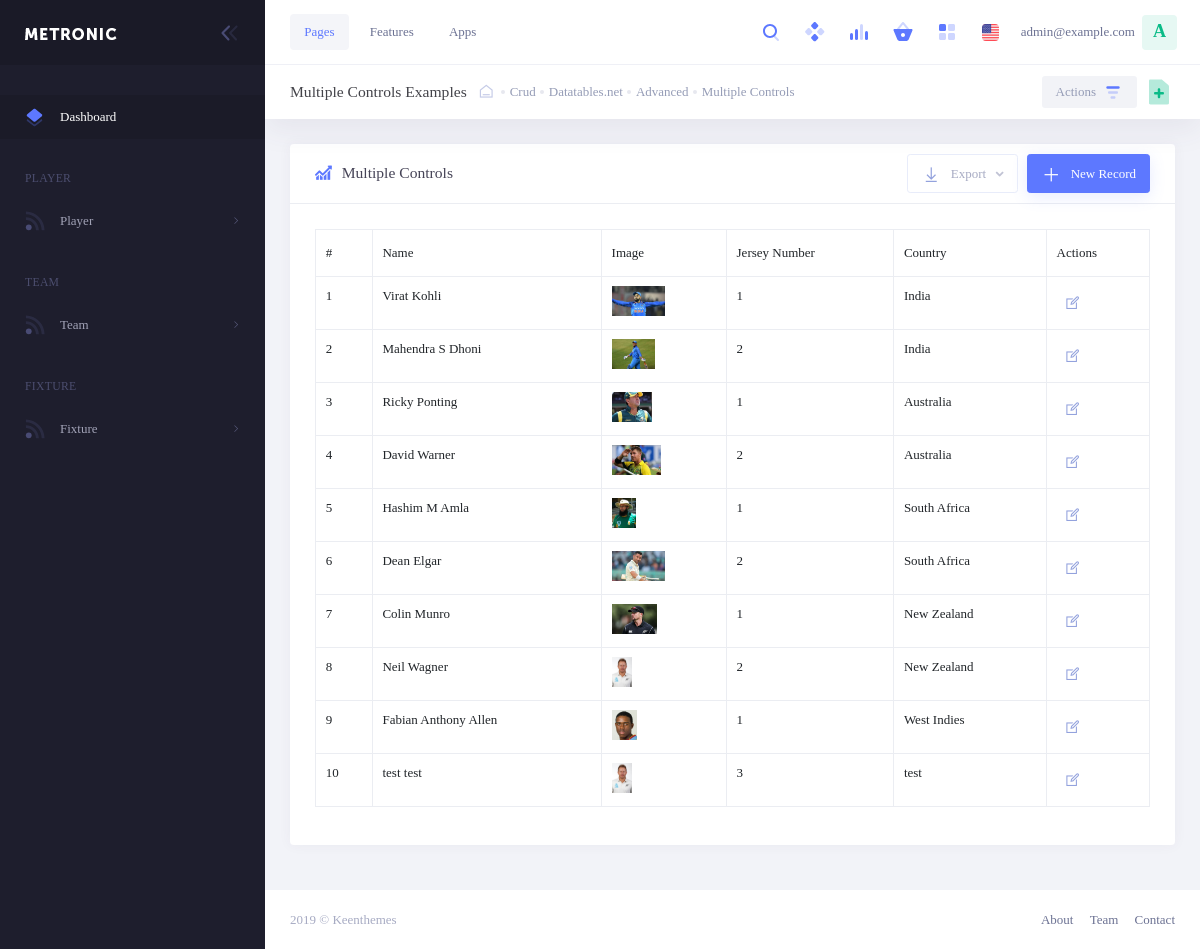
Screenshot of /player_list (signed in) with the database file from the repository.
### custom_admin/models.py (models this page shows, shortened)
class User(AbstractBaseUser, PermissionsMixin):
    is_staff = models.BooleanField(default=True)
    is_active = models.BooleanField(default=True)
    email = models.EmailField(max_length=60, unique=True)
    first_name = models.CharField(max_length=60, blank=True)
    last_name = models.CharField(max_length=60, blank=True)
    phone = models.CharField(max_length=20, blank=True)
    avatar = models.ImageField(upload_to='user/profile_images/%Y/%m/%d', default='')
    objects = UserManager()
    USERNAME_FIELD = 'email'

### cricket_app/models.py (models this page shows, shortened)
class Player(models.Model):
    uuid = models.UUIDField(default=uuid.uuid4, editable=False)
    first_name = models.CharField(max_length=250, blank=False)
    last_name = models.CharField(max_length=250, blank=False)
    image_uri = models.ImageField(upload_to='player/image_uri/%Y/%m/%d', blank=False)
    jersey_number = models.PositiveSmallIntegerField()
    country = models.CharField(max_length=250)

### custom_admin/views.py (the view, shortened to what this page needs)
# urls.py: path('player_list', PlayerList.as_view(), name='player-list'),
class PlayerList(LoginRequiredMixin, UserPassesTestMixin, ListView):
    template_name = 'custom_admin/player/list.html'
    login_url = reverse_lazy('login')
    queryset = Player.objects.all()
    paginate_by = 10
    context_object_name = 'players'
    def test_func(self):
        return self.request.user.is_superuser

### templates/custom_admin/player/list.html (shortened to what this page needs)
{% extends "custom_admin/index.html" %}
{% load static %}
{% block content %}
<div class="kt-subheader   kt-grid__item" id="kt_subheader">
    <div class="kt-subheader__main">
        <h3 class="kt-subheader__title">
            Multiple Controls Examples </h3>
        <div class="kt-subheader__breadcrumbs">
            <a href="#" class="kt-subheader__breadcrumbs-home"><i class="flaticon2-shelter"></i></a>
            <span class="kt-subheader__breadcrumbs-separator"></span>
            <a href="#" class="kt-subheader__breadcrumbs-link">
                Crud </a>
            <span class="kt-subheader__breadcrumbs-separator"></span>
            <a href="#" class="kt-subheader__breadcrumbs-link">
                Datatables.net </a>
            <span class="kt-subheader__breadcrumbs-separator"></span>
            <a href="#" class="kt-subheader__breadcrumbs-link">
                Advanced </a>
            <span class="kt-subheader__breadcrumbs-separator"></span>
            <a href="#" class="kt-subheader__breadcrumbs-link">
                Multiple Controls </a>
        </div>
    </div>
    <div class="kt-subheader__toolbar">
        <div class="kt-subheader__wrapper">
            <a href="#" class="btn kt-subheader__btn-primary">
                Actions &nbsp;
                 </a>
            <div class="dropdown dropdown-inline" data-toggle="kt-tooltip" title="Quick actions" data-placement="left">
                <a href="#" class="btn btn-icon" data-toggle="dropdown" aria-haspopup="true" aria-expanded="false">
                </a>
            </div>
        </div>
    </div>
</div>
<div class="kt-content  kt-grid__item kt-grid__item--fluid" id="kt_content">
    <div class="kt-portlet kt-portlet--mobile">
        <div class="kt-portlet__head kt-portlet__head--lg">
            <div class="kt-portlet__head-label">
                <span class="kt-portlet__head-icon">
                    <i class="kt-font-brand flaticon2-line-chart"></i>
                </span>
                <h3 class="kt-portlet__head-title">
                    Multiple Controls
                </h3>
            </div>
            <div class="kt-portlet__head-toolbar">
                <div class="kt-portlet__head-wrapper">
                    <div class="kt-portlet__head-actions">
                        <div class="dropdown dropdown-inline">
                            <button type="button" class="btn btn-default btn-icon-sm dropdown-toggle"
                                data-toggle="dropdown" aria-haspopup="true" aria-expanded="false">
                                 Export
                            </button>
                        </div>
                        <a href="{% url 'player-create' %}" class="btn btn-brand btn-elevate btn-icon-sm">
                            New Record
                        </a>
                    </div>
                </div>
            </div>
        </div>
        <div class="kt-portlet__body">
            <table class="table table-striped- table-bordered table-hover table-checkable" id="kt_table_1">
                <thead>
                    <tr>
                        <th>#</th>
                        <th>Name</th>
                        <th>Image</th>
                        <th>Jersey Number</th>
                        <th>Country</th>
                        <th>Actions</th>
                    </tr>
                </thead>
                <tbody>
                    {% for player in players %}
                    <tr>
                        <td>{{ forloop.counter }}</td>
                        <td>{{ player.first_name }} {{ player.last_name }}</td>
                        <td>{% if player.image_uri %}<img src="{{MEDIA_URL}}{{ player.image_uri }}" height="30" >{% endif %}</td>
                        <td>{% if player.jersey_number %}{{ player.jersey_number }}{% else %}Not yet published{% endif %} </td>
                        <td>{{ player.country }}</td>
                        <td nowrap>
                            <a href="{% url 'player-edit' pk=player.id %}" title="Edit details" class="btn btn-sm btn-clean btn-icon btn-icon-md">  </a>
                        </td>
                    </tr>
                    {% endfor %}
                </tbody>
            </table>
        </div>
    </div>
</div>
{% endblock content %}

### templates/custom_admin/index.html (shortened to what this page needs)
{% load static %}
<!DOCTYPE html>
<html lang="en">
<head>
    <link href="{% static 'custom_admin/assets/css/demo1/pages/general/wizard/wizard-4.css' %}" rel="stylesheet" type="text/css" />
    <link href="{% static 'custom_admin/assets/vendors/custom/datatables/datatables.bundle.css' %}" rel="stylesheet"
        type="text/css" />
    <link href="{% static 'custom_admin/assets/vendors/custom/fullcalendar/fullcalendar.bundle.css' %}" rel="stylesheet"
        type="text/css" />
    <link href="{% static 'custom_admin/assets/vendors/global/vendors.bundle.css' %}" rel="stylesheet"
        type="text/css" />
    <link href="{% static 'custom_admin/assets/css/demo1/style.bundle.css' %}" rel="stylesheet" type="text/css" />
    <link href="{% static 'custom_admin/assets/css/demo1/skins/header/base/light.css' %}" rel="stylesheet"
        type="text/css" />
    <link href="{% static 'custom_admin/assets/css/demo1/skins/header/menu/light.css' %}" rel="stylesheet"
        type="text/css" />
    <link href="{% static 'custom_admin/assets/css/demo1/skins/brand/dark.css' %}" rel="stylesheet" type="text/css" />
    <link href="{% static 'custom_admin/assets/css/demo1/skins/aside/dark.css' %}" rel="stylesheet" type="text/css" />
</head>
<body
    class="kt-quick-panel--right kt-demo-panel--right kt-offcanvas-panel--right kt-header--fixed kt-header-mobile--fixed kt-subheader--fixed kt-subheader--enabled kt-subheader--solid kt-aside--enabled kt-aside--fixed kt-page--loading">
    <div class="container-scroller">
        <div class="kt-grid kt-grid--hor kt-grid--root">
            <div class="kt-grid__item kt-grid__item--fluid kt-grid kt-grid--ver kt-page">
                {% include 'custom_admin/partials/_sidebar.html' %}
                <div class="kt-grid__item kt-grid__item--fluid kt-grid kt-grid--hor kt-wrapper" id="kt_wrapper">
                    {% include 'custom_admin/partials/_navbar.html' %}
                    <div class="kt-grid__item kt-grid__item--fluid kt-grid kt-grid--hor">
                        {% block content %}
                        {% endblock %}
                    </div>
                    {% include 'custom_admin/partials/_footer.html' %}
                </div>
            </div>
        </div>
    </div>
</body>
</html>

### templates/custom_admin/partials/_sidebar.html (shortened to what this page needs)
{% load static %}
<div class="kt-aside  kt-aside--fixed  kt-grid__item kt-grid kt-grid--desktop kt-grid--hor-desktop" id="kt_aside">
    <div class="kt-aside__brand kt-grid__item " id="kt_aside_brand">
        <div class="kt-aside__brand-logo">
            <a href="{% url 'dashboard' %}">
                <img alt="Logo" src="{% static 'custom_admin/assets/media/logos/logo-light.png' %}" />
            </a>
        </div>
        <div class="kt-aside__brand-tools">
            <button class="kt-aside__brand-aside-toggler" id="kt_aside_toggler">
                <span></span>
            </button>
        </div>
    </div>
    <div class="kt-aside-menu-wrapper kt-grid__item kt-grid__item--fluid" id="kt_aside_menu_wrapper">
        <div id="kt_aside_menu" class="kt-aside-menu " data-ktmenu-vertical="1" data-ktmenu-scroll="1"
            data-ktmenu-dropdown-timeout="500">
            <ul class="kt-menu__nav ">
                <li class="kt-menu__item  kt-menu__item--active" aria-haspopup="true">
                    <a href="{% url 'dashboard' %}"
                        class="kt-menu__link "><span class="kt-menu__link-icon"></span><span class="kt-menu__link-text">Dashboard</span>
                    </a>
                </li>
                <li class="kt-menu__section ">
                    <h4 class="kt-menu__section-text">Player</h4>
                </li>
                <li class="kt-menu__item  kt-menu__item--submenu" aria-haspopup="true"
                    data-ktmenu-submenu-toggle="hover"><a href="javascript:;"
                        class="kt-menu__link kt-menu__toggle"><span class="kt-menu__link-icon"> </span><span class="kt-menu__link-text">Player</span><i
                            class="kt-menu__ver-arrow la la-angle-right"></i></a>
                </li>
                <li class="kt-menu__section ">
                    <h4 class="kt-menu__section-text">Team</h4>
                </li>
                <li class="kt-menu__item  kt-menu__item--submenu" aria-haspopup="true"
                    data-ktmenu-submenu-toggle="hover"><a href="javascript:;"
                        class="kt-menu__link kt-menu__toggle"><span class="kt-menu__link-icon"> </span><span class="kt-menu__link-text">Team</span><i
                            class="kt-menu__ver-arrow la la-angle-right"></i></a>
                </li>
                <li class="kt-menu__section ">
                    <h4 class="kt-menu__section-text">Fixture</h4>
                </li>
                <li class="kt-menu__item  kt-menu__item--submenu" aria-haspopup="true"
                    data-ktmenu-submenu-toggle="hover"><a href="javascript:;"
                        class="kt-menu__link kt-menu__toggle"><span class="kt-menu__link-icon"> </span><span class="kt-menu__link-text">Fixture</span><i
                            class="kt-menu__ver-arrow la la-angle-right"></i></a>
                </li>
            </ul>
        </div>
    </div>
</div>

### templates/custom_admin/partials/_navbar.html (shortened to what this page needs)
{% load static %}
<div id="kt_header" class="kt-header kt-grid__item  kt-header--fixed ">
    <div class="kt-header-menu-wrapper" id="kt_header_menu_wrapper">
        <div id="kt_header_menu" class="kt-header-menu kt-header-menu-mobile  kt-header-menu--layout-default ">
            <ul class="kt-menu__nav ">
                <li class="kt-menu__item  kt-menu__item--open kt-menu__item--here kt-menu__item--submenu kt-menu__item--rel kt-menu__item--open kt-menu__item--here kt-menu__item--active"
                    data-ktmenu-submenu-toggle="click" aria-haspopup="true"><a href="javascript:;"
                        class="kt-menu__link kt-menu__toggle"><span class="kt-menu__link-text">Pages</span></a>
                </li>
                <li class="kt-menu__item  kt-menu__item--submenu kt-menu__item--rel" data-ktmenu-submenu-toggle="click"
                    aria-haspopup="true"><a href="javascript:;" class="kt-menu__link kt-menu__toggle"><span
                            class="kt-menu__link-text">Features</span></a>
                </li>
                <li class="kt-menu__item  kt-menu__item--submenu kt-menu__item--rel" data-ktmenu-submenu-toggle="click"
                    aria-haspopup="true"><a href="javascript:;" class="kt-menu__link kt-menu__toggle"><span
                            class="kt-menu__link-text">Apps</span></a>
                </li>
            </ul>
        </div>
    </div>
    <div class="kt-header__topbar">
        <div class="kt-header__topbar-item kt-header__topbar-item--search dropdown" id="kt_quick_search_toggle">
            <div class="kt-header__topbar-wrapper" data-toggle="dropdown" data-offset="10px,0px">
                <span class="kt-header__topbar-icon">
                     </span>
            </div>
        </div>
        <div class="kt-header__topbar-item dropdown">
            <div class="kt-header__topbar-wrapper" data-toggle="dropdown" data-offset="30px,0px" aria-expanded="true">
                <span class="kt-header__topbar-icon kt-pulse kt-pulse--brand">
                </span>
            </div>
        </div>
        <div class="kt-header__topbar-item dropdown">
            <div class="kt-header__topbar-wrapper" data-toggle="dropdown" data-offset="30px,0px" aria-expanded="true">
                <span class="kt-header__topbar-icon">
                     </span>
            </div>
        </div>
        <div class="kt-header__topbar-item dropdown">
            <div class="kt-header__topbar-wrapper" data-toggle="dropdown" data-offset="30px,0px" aria-expanded="true">
                <span class="kt-header__topbar-icon">
                     </span>
            </div>
        </div>
        <div class="kt-header__topbar-item kt-header__topbar-item--quick-panel" data-toggle="kt-tooltip"
            title="Quick panel" data-placement="right">
            <span class="kt-header__topbar-icon" id="kt_quick_panel_toggler_btn">
                 </span>
        </div>
        <div class="kt-header__topbar-item kt-header__topbar-item--langs">
            <div class="kt-header__topbar-wrapper" data-toggle="dropdown" data-offset="10px,0px">
                <span class="kt-header__topbar-icon">
                    <img class="" src="{% static 'custom_admin/assets/media/flags/020-flag.svg' %}" alt="" />
                </span>
            </div>
        </div>
        <div class="kt-header__topbar-item kt-header__topbar-item--user">
            <div class="kt-header__topbar-wrapper" data-toggle="dropdown" data-offset="0px,0px">
                <div class="kt-header__topbar-user">
                    <span class="kt-header__topbar-username kt-hidden-mobile">{{ request.user.email }}</span>
                    <span
                        class="kt-badge kt-badge--username kt-badge--unified-success kt-badge--lg kt-badge--rounded kt-badge--bold">{{ request.user.email.0 | title }}</span>
                </div>
            </div>
        </div>
    </div>
</div>

### templates/custom_admin/partials/_footer.html
{% load static %}
<div class="kt-footer kt-grid__item kt-grid kt-grid--desktop kt-grid--ver-desktop" id="kt_footer">
    <div class="kt-footer__copyright">
        2019&nbsp;&copy;&nbsp;<a href="http://keenthemes.com/metronic" target="_blank" class="kt-link">Keenthemes</a>
    </div>
    <div class="kt-footer__menu">
        <a href="http://keenthemes.com/metronic" target="_blank" class="kt-footer__menu-link kt-link">About</a>
        <a href="http://keenthemes.com/metronic" target="_blank" class="kt-footer__menu-link kt-link">Team</a>
        <a href="http://keenthemes.com/metronic" target="_blank" class="kt-footer__menu-link kt-link">Contact</a>
    </div>
</div>

### rows the page displays
User: user.email "admin@example.com", user.email.0 "A"
Player: first_name "Virat", last_name "Kohli", image_uri (picture), jersey_number "1", country "India"
Player: first_name "Mahendra S", last_name "Dhoni", image_uri (picture), jersey_number "2", country "India"
Player: first_name "Ricky", last_name "Ponting", image_uri (picture), jersey_number "1", country "Australia"
Player: first_name "David", last_name "Warner", image_uri (picture), jersey_number "2", country "Australia"
Player: first_name "Hashim M", last_name "Amla", image_uri (picture), jersey_number "1", country "South Africa"
Player: first_name "Dean", last_name "Elgar", image_uri (picture), jersey_number "2", country "South Africa"
Player: first_name "Colin", last_name "Munro", image_uri (picture), jersey_number "1", country "New Zealand"
Player: first_name "Neil", last_name "Wagner", image_uri (picture), jersey_number "2", country "New Zealand"
Player: first_name "Fabian Anthony", last_name "Allen", image_uri (picture), jersey_number "1", country "West Indies"
Player: first_name "test", last_name "test", image_uri (picture), jersey_number "3", country "test"
